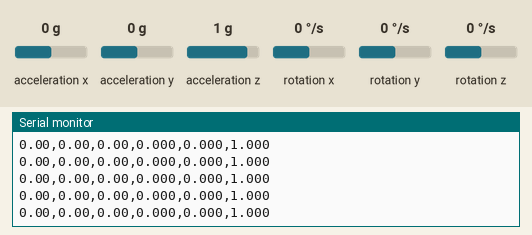
Simulated run of this sketch. Board: Arduino Uno, built with avr-gcc and run on an emulated ATmega328P. Parts: the last lines printed to the serial monitor. Wiring (inferred from the names in the program): MPU-9250 motion sensor at I2C address 0x68. The inputs (shaded band) are chosen by the test bench; at power-on: acceleration y 0 g, acceleration x 0 g, rotation x 0 °/s, acceleration z 1 g, rotation y 0 °/s, rotation z 0 °/s.

Above: at 2.3 s.
2.4 s: acceleration y set to -1.4 g
At 3.4 s:
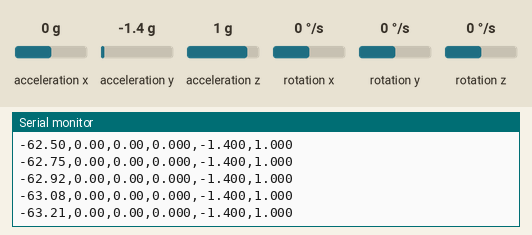
5.4 s: acceleration x set to -1.4 g
At 6.2 s:
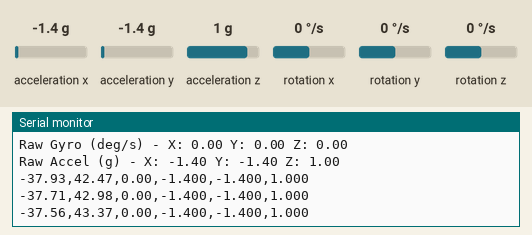
6.9 s: rotation x set to 192 °/s
At 7.8 s:
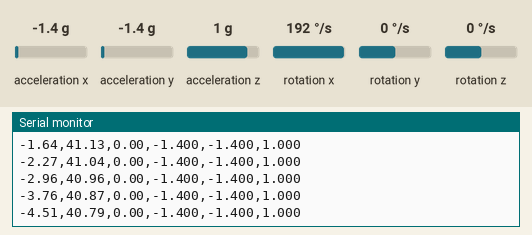
9.9 s: acceleration z set to -1.4 g
At 10.6 s:
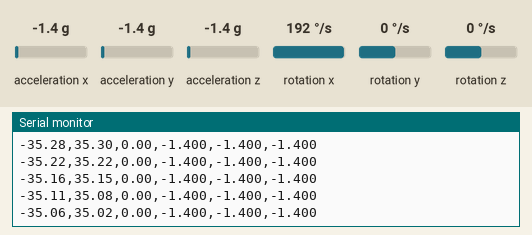
11.4 s: rotation y set to -192 °/s
At 12.3 s:
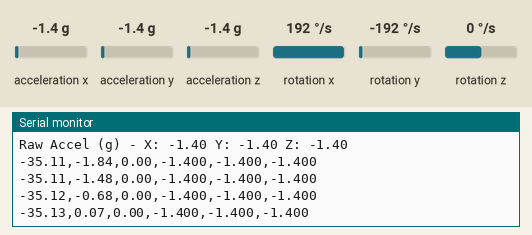
12.9 s: rotation z set to -192 °/s
At 13.9 s:
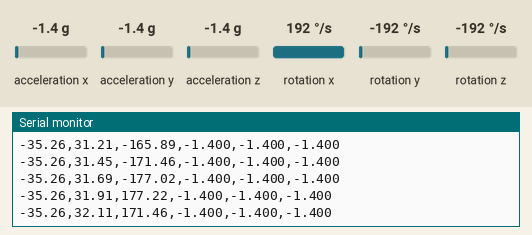
Timing chart, 0 to 15.9 s (numbered marks = the images above; inputs shaded):
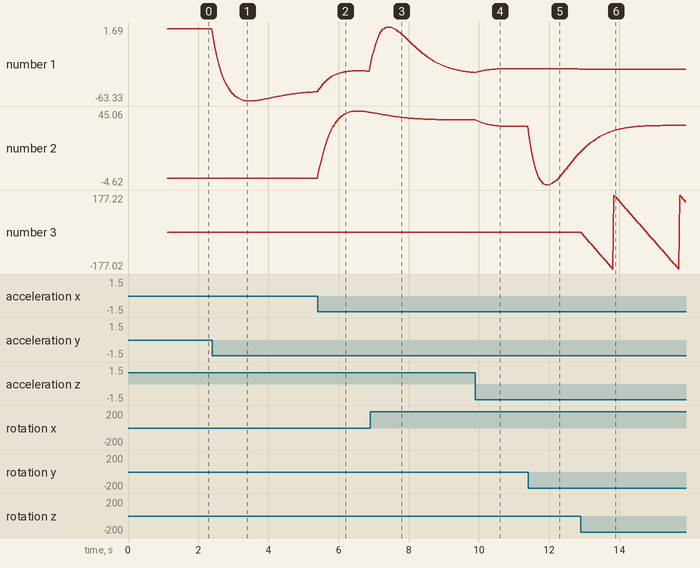

Measured:
- after the input at 2.4 s, the serial monitor: prints a new line at once (image 1)
- plotted number 1: 0 → -55.19 after the input at 2.4 s

The sketch:

imu.ino
```cpp
#include <Wire.h>
#include <math.h>

// MPU9250 I2C address and registers
#define MPU9250_ADDRESS 0x68
#define ACCEL_XOUT_H 0x3B
#define GYRO_XOUT_H 0x43
#define PWR_MGMT_1 0x6B

// Scale factors
#define ACCEL_SCALE 16384.0  // ±2g
#define GYRO_SCALE 131.0     // ±250°/s, convert to deg/s

// Kalman filter matrices (4x4 state: roll, pitch, roll_bias, pitch_bias)
float x[4] = {0, 0, 0, 0};     // State vector [roll, pitch, roll_bias, pitch_bias]

// Simple yaw integration
float yaw = 0.0;
float P[4][4];                  // Error covariance matrix
float Q[4][4];                  // Process noise covariance
float R[2][2];                  // Measurement noise covariance
float K[4][2];                  // Kalman gain
float F[4][4];                  // State transition matrix
float H[2][4];                  // Measurement matrix


float dt = 0.02;  // 50Hz update rate
unsigned long lastTime = 0;

void setup() {
  Serial.begin(115200);
  Wire.begin();

  // Initialize MPU9250
  initMPU9250();

  // Initialize Kalman filter matrices
  initKalmanFilter();

  Serial.println("Kalman Filter AHRS Ready");
  Serial.println("Format: Roll,Pitch,Yaw,AccelX,AccelY,AccelZ");

  lastTime = millis();
  delay(1000);
}

void loop() {
  unsigned long currentTime = millis();
  dt = (currentTime - lastTime) / 1000.0;  // Convert to seconds
  lastTime = currentTime;

  // Read sensor data
  int16_t accel[3], gyro[3];
  readAccelGyro(accel, gyro);

  // Convert to physical units
  float ax = accel[0] / ACCEL_SCALE;  // g
  float ay = accel[1] / ACCEL_SCALE;  // g
  float az = accel[2] / ACCEL_SCALE;  // g

  float gx = gyro[0] / GYRO_SCALE;    // deg/s
  float gy = gyro[1] / GYRO_SCALE;    // deg/s
  float gz = gyro[2] / GYRO_SCALE;    // deg/s

  // Calculate accelerometer roll and pitch
  float roll_accel = atan2(ay, sqrt(ax*ax + az*az)) * 180.0/PI;
  float pitch_accel = atan2(-ax, sqrt(ay*ay + az*az)) * 180.0/PI;

  // Kalman filter predict step
  kalmanPredict(gx, gy);

  // Kalman filter update step
  kalmanUpdate(roll_accel, pitch_accel);

  // Integrate gyro Z for yaw
  yaw += gz * dt;

  // Keep yaw between -180 and 180 degrees
  if (yaw > 180) yaw -= 360;
  else if (yaw < -180) yaw += 360;

  // Output results with debug info every second
  static unsigned long lastDebugTime = 0;
  if (currentTime - lastDebugTime >= 1000) {  // Every 1 second
    Serial.println("DEBUG INFO:");
    Serial.print("Raw Gyro (deg/s) - X: "); Serial.print(gx);
    Serial.print(" Y: "); Serial.print(gy);
    Serial.print(" Z: "); Serial.println(gz);
    Serial.print("Raw Accel (g) - X: "); Serial.print(ax);
    Serial.print(" Y: "); Serial.print(ay);
    Serial.print(" Z: "); Serial.println(az);
    lastDebugTime = currentTime;
  }

  // Regular data output
  Serial.print(x[0], 2);  Serial.print(",");  // Filtered roll
  Serial.print(x[1], 2);  Serial.print(",");  // Filtered pitch
  Serial.print(yaw, 2);   Serial.print(",");  // Integrated yaw
  Serial.print(ax, 3);    Serial.print(",");  // Raw accel X
  Serial.print(ay, 3);    Serial.print(",");  // Raw accel Y
  Serial.println(az, 3);                      // Raw accel Z

  delay(20);  // 50Hz
}

void initMPU9250() {
  // Wake up MPU9250
  writeRegister(MPU9250_ADDRESS, PWR_MGMT_1, 0x00);
  delay(100);
}

void initKalmanFilter() {
  // Initialize state vector to zero
  for(int i = 0; i < 4; i++) {
    x[i] = 0.0;
  }

  // Initialize error covariance matrix P (diagonal)
  for(int i = 0; i < 4; i++) {
    for(int j = 0; j < 4; j++) {
      P[i][j] = (i == j) ? 1.0 : 0.0;  // Identity matrix
    }
  }

  // Process noise covariance Q
  for(int i = 0; i < 4; i++) {
    for(int j = 0; j < 4; j++) {
      Q[i][j] = 0.0;
    }
  }
  Q[0][0] = 0.001;  // Roll angle process noise
  Q[1][1] = 0.001;  // Pitch angle process noise
  Q[2][2] = 0.003;  // Roll bias process noise
  Q[3][3] = 0.003;  // Pitch bias process noise

  // Measurement noise covariance R
  R[0][0] = 0.3;    // Roll measurement noise (accelerometer)
  R[0][1] = 0.0;
  R[1][0] = 0.0;
  R[1][1] = 0.3;    // Pitch measurement noise (accelerometer)

  // Measurement matrix H (we measure roll and pitch directly)
  for(int i = 0; i < 2; i++) {
    for(int j = 0; j < 4; j++) {
      H[i][j] = 0.0;
    }
  }
  H[0][0] = 1.0;  // Measure roll (state 0)
  H[1][1] = 1.0;  // Measure pitch (state 1)
}

void kalmanPredict(float gyro_x, float gyro_y) {
  // State transition matrix F
  F[0][0] = 1.0;  F[0][1] = 0.0;  F[0][2] = -dt;  F[0][3] = 0.0;
  F[1][0] = 0.0;  F[1][1] = 1.0;  F[1][2] = 0.0;   F[1][3] = -dt;
  F[2][0] = 0.0;  F[2][1] = 0.0;  F[2][2] = 1.0;   F[2][3] = 0.0;
  F[3][0] = 0.0;  F[3][1] = 0.0;  F[3][2] = 0.0;   F[3][3] = 1.0;

  // Control input (gyroscope measurements)
  float u[2] = {gyro_x * dt, gyro_y * dt};

  // Predict state: x = F*x + B*u
  float x_new[4];
  x_new[0] = x[0] + (gyro_x - x[2]) * dt;  // roll = roll + (gyro_x - bias) * dt
  x_new[1] = x[1] + (gyro_y - x[3]) * dt;  // pitch = pitch + (gyro_y - bias) * dt
  x_new[2] = x[2];                         // roll_bias stays same
  x_new[3] = x[3];                         // pitch_bias stays same

  // Update state
  for(int i = 0; i < 4; i++) {
    x[i] = x_new[i];
  }

  // Predict covariance: P = F*P*F' + Q
  float P_temp[4][4];
  matrixMultiply4x4(F, P, P_temp);
  matrixMultiplyTranspose4x4(P_temp, F, P);
  matrixAdd4x4(P, Q, P);
}

void kalmanUpdate(float roll_meas, float pitch_meas) {
  // Innovation (measurement residual)
  float y[2];
  y[0] = roll_meas - x[0];   // Roll innovation
  y[1] = pitch_meas - x[1];  // Pitch innovation

  // Innovation covariance: S = H*P*H' + R
  float S[2][2];
  S[0][0] = P[0][0] + R[0][0];  // Roll variance
  S[0][1] = P[0][1];
  S[1][0] = P[1][0];
  S[1][1] = P[1][1] + R[1][1];  // Pitch variance

  // Kalman gain: K = P*H'*S^-1
  float S_inv[2][2];
  matrixInverse2x2(S, S_inv);

  // K = P*H'*S_inv (simplified since H is simple)
  K[0][0] = P[0][0] * S_inv[0][0] + P[0][1] * S_inv[1][0];
  K[0][1] = P[0][0] * S_inv[0][1] + P[0][1] * S_inv[1][1];
  K[1][0] = P[1][0] * S_inv[0][0] + P[1][1] * S_inv[1][0];
  K[1][1] = P[1][0] * S_inv[0][1] + P[1][1] * S_inv[1][1];
  K[2][0] = P[2][0] * S_inv[0][0] + P[2][1] * S_inv[1][0];
  K[2][1] = P[2][0] * S_inv[0][1] + P[2][1] * S_inv[1][1];
  K[3][0] = P[3][0] * S_inv[0][0] + P[3][1] * S_inv[1][0];
  K[3][1] = P[3][0] * S_inv[0][1] + P[3][1] * S_inv[1][1];

  // Update state: x = x + K*y
  x[0] = x[0] + K[0][0] * y[0] + K[0][1] * y[1];
  x[1] = x[1] + K[1][0] * y[0] + K[1][1] * y[1];
  x[2] = x[2] + K[2][0] * y[0] + K[2][1] * y[1];
  x[3] = x[3] + K[3][0] * y[0] + K[3][1] * y[1];

  // Update covariance: P = (I - K*H)*P
  float I_KH[4][4];
  // I - K*H (simplified since H is simple)
  I_KH[0][0] = 1.0 - K[0][0];  I_KH[0][1] = -K[0][1];      I_KH[0][2] = 0.0;  I_KH[0][3] = 0.0;
  I_KH[1][0] = -K[1][0];       I_KH[1][1] = 1.0 - K[1][1]; I_KH[1][2] = 0.0;  I_KH[1][3] = 0.0;
  I_KH[2][0] = -K[2][0];       I_KH[2][1] = -K[2][1];      I_KH[2][2] = 1.0;  I_KH[2][3] = 0.0;
  I_KH[3][0] = -K[3][0];       I_KH[3][1] = -K[3][1];      I_KH[3][2] = 0.0;  I_KH[3][3] = 1.0;

  float P_new[4][4];
  matrixMultiply4x4(I_KH, P, P_new);

  // Copy back to P
  for(int i = 0; i < 4; i++) {
    for(int j = 0; j < 4; j++) {
      P[i][j] = P_new[i][j];
    }
  }
}

// Matrix operations
void matrixMultiply4x4(float A[4][4], float B[4][4], float C[4][4]) {
  for(int i = 0; i < 4; i++) {
    for(int j = 0; j < 4; j++) {
      C[i][j] = 0.0;
      for(int k = 0; k < 4; k++) {
        C[i][j] += A[i][k] * B[k][j];
      }
    }
  }
}

void matrixMultiplyTranspose4x4(float A[4][4], float B[4][4], float C[4][4]) {
  for(int i = 0; i < 4; i++) {
    for(int j = 0; j < 4; j++) {
      C[i][j] = 0.0;
      for(int k = 0; k < 4; k++) {
        C[i][j] += A[i][k] * B[j][k];  // B transposed
      }
    }
  }
}

void matrixAdd4x4(float A[4][4], float B[4][4], float C[4][4]) {
  for(int i = 0; i < 4; i++) {
    for(int j = 0; j < 4; j++) {
      C[i][j] = A[i][j] + B[i][j];
    }
  }
}

void matrixInverse2x2(float A[2][2], float A_inv[2][2]) {
  float det = A[0][0] * A[1][1] - A[0][1] * A[1][0];
  if(abs(det) < 1e-6) det = 1e-6;  // Avoid division by zero

  A_inv[0][0] = A[1][1] / det;
  A_inv[0][1] = -A[0][1] / det;
  A_inv[1][0] = -A[1][0] / det;
  A_inv[1][1] = A[0][0] / det;
}

// Hardware functions
void readAccelGyro(int16_t* accel, int16_t* gyro) {
  uint8_t buffer[14];

  Wire.beginTransmission(MPU9250_ADDRESS);
  Wire.write(ACCEL_XOUT_H);
  Wire.endTransmission(false);
  Wire.requestFrom(MPU9250_ADDRESS, 14);

  for(int i = 0; i < 14; i++) {
    buffer[i] = Wire.read();
  }

  accel[0] = (buffer[0] << 8) | buffer[1];
  accel[1] = (buffer[2] << 8) | buffer[3];
  accel[2] = (buffer[4] << 8) | buffer[5];

  gyro[0] = (buffer[8] << 8) | buffer[9];
  gyro[1] = (buffer[10] << 8) | buffer[11];
  gyro[2] = (buffer[12] << 8) | buffer[13];
}

void writeRegister(uint8_t address, uint8_t reg, uint8_t value) {
  Wire.beginTransmission(address);
  Wire.write(reg);
  Wire.write(value);
  Wire.endTransmission();
}
```
